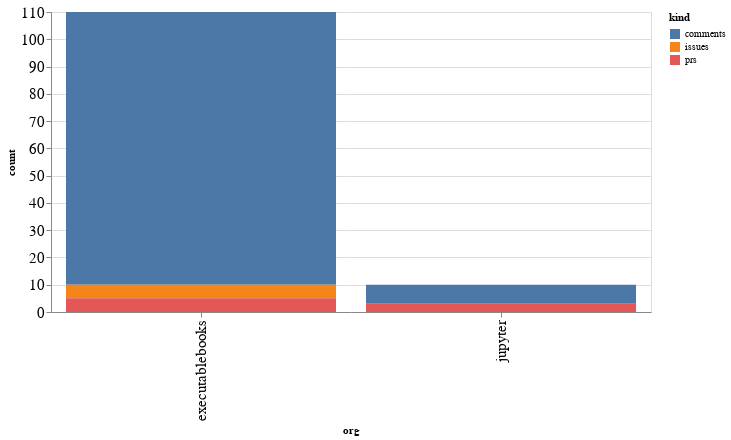

Notebook cell for this chart:
### Code cell
alt.Chart(org_summaries, width=600).mark_bar().encode(
    x='org',
    y='count',
    color='kind',
    tooltip="org"
)

### Figure 1 — Vega-Lite specification as saved in the notebook (floating-point values rounded to 4 significant figures)
{"config": {"axisLeft": {"labelFontSize": 15}, "axisBottom": {"labelFontSize": 15}}, "data": {"name": "data-ba247923f6a0e044b9f7c593b201e946"}, "mark": "bar", "encoding": {"color": {"type": "nominal", "field": "kind"}, "tooltip": {"type": "nominal", "field": "org"}, "x": {"type": "nominal", "field": "org"}, "y": {"type": "quantitative", "field": "count"}}, "width": 600, "$schema": "https://vega.github.io/schema/vega-lite/v4.8.1.json", "datasets": {"data-ba247923f6a0e044b9f7c593b201e946": [{"org": "executablebooks", "kind": "comments", "count": 100}, {"org": "executablebooks", "kind": "issues", "count": 5}, {"org": "executablebooks", "kind": "prs", "count": 5}, {"org": "jupyter", "kind": "comments", "count": 7}, {"org": "jupyter", "kind": "prs", "count": 3}]}}
